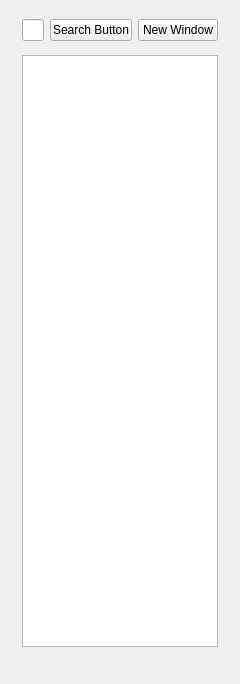
<?xml version="1.0" encoding="UTF-8"?>
<ui version="4.0">
 <class>LogPanel</class>
 <widget class="QWidget" name="LogPanel">
  <property name="geometry">
   <rect>
    <x>0</x>
    <y>0</y>
    <width>240</width>
    <height>684</height>
   </rect>
  </property>
  <property name="minimumSize">
   <size>
    <width>240</width>
    <height>0</height>
   </size>
  </property>
  <property name="maximumSize">
   <size>
    <width>600</width>
    <height>16777215</height>
   </size>
  </property>
  <property name="baseSize">
   <size>
    <width>280</width>
    <height>0</height>
   </size>
  </property>
  <property name="windowTitle">
   <string/>
  </property>
  <layout class="QVBoxLayout" name="verticalLayout_2">
   <property name="leftMargin">
    <number>0</number>
   </property>
   <property name="topMargin">
    <number>0</number>
   </property>
   <property name="rightMargin">
    <number>0</number>
   </property>
   <property name="bottomMargin">
    <number>0</number>
   </property>
   <item>
    <widget class="QWidget" name="widget_" native="true">
     <layout class="QVBoxLayout" name="verticalLayout">
      <property name="topMargin">
       <number>0</number>
      </property>
      <item>
       <widget class="QSplitter" name="splitter1">
        <property name="orientation">
         <enum>Qt::Vertical</enum>
        </property>
        <widget class="QWidget" name="layoutWidget">
         <layout class="QVBoxLayout" name="verticalLayoutTop" stretch="0,1,0">
          <property name="bottomMargin">
           <number>6</number>
          </property>
          <item>
           <layout class="QHBoxLayout" name="horizontalLayout_3" stretch="0,0,0">
            <property name="topMargin">
             <number>8</number>
            </property>
            <property name="bottomMargin">
             <number>8</number>
            </property>
            <item>
             <widget class="QLineEdit" name="searchTagInput">
              <property name="sizePolicy">
               <sizepolicy hsizetype="Preferred" vsizetype="Expanding">
                <horstretch>0</horstretch>
                <verstretch>0</verstretch>
               </sizepolicy>
              </property>
             </widget>
            </item>
            <item>
             <widget class="QPushButton" name="pushButton">
              <property name="text">
               <string>Search Button</string>
              </property>
             </widget>
            </item>
            <item>
             <widget class="QPushButton" name="pushButton_2">
              <property name="text">
               <string>New Window</string>
              </property>
             </widget>
            </item>
           </layout>
          </item>
          <item>
           <widget class="QPlainTextEdit" name="plainTextEdit">
            <property name="enabled">
             <bool>true</bool>
            </property>
           </widget>
          </item>
          <item>
           <spacer name="horizontalSpacer">
            <property name="orientation">
             <enum>Qt::Horizontal</enum>
            </property>
            <property name="sizeHint" stdset="0">
             <size>
              <width>218</width>
              <height>20</height>
             </size>
            </property>
           </spacer>
          </item>
         </layout>
        </widget>
       </widget>
      </item>
     </layout>
    </widget>
   </item>
  </layout>
 </widget>
 <layoutdefault spacing="6" margin="11"/>
 <resources/>
 <connections/>
</ui>
